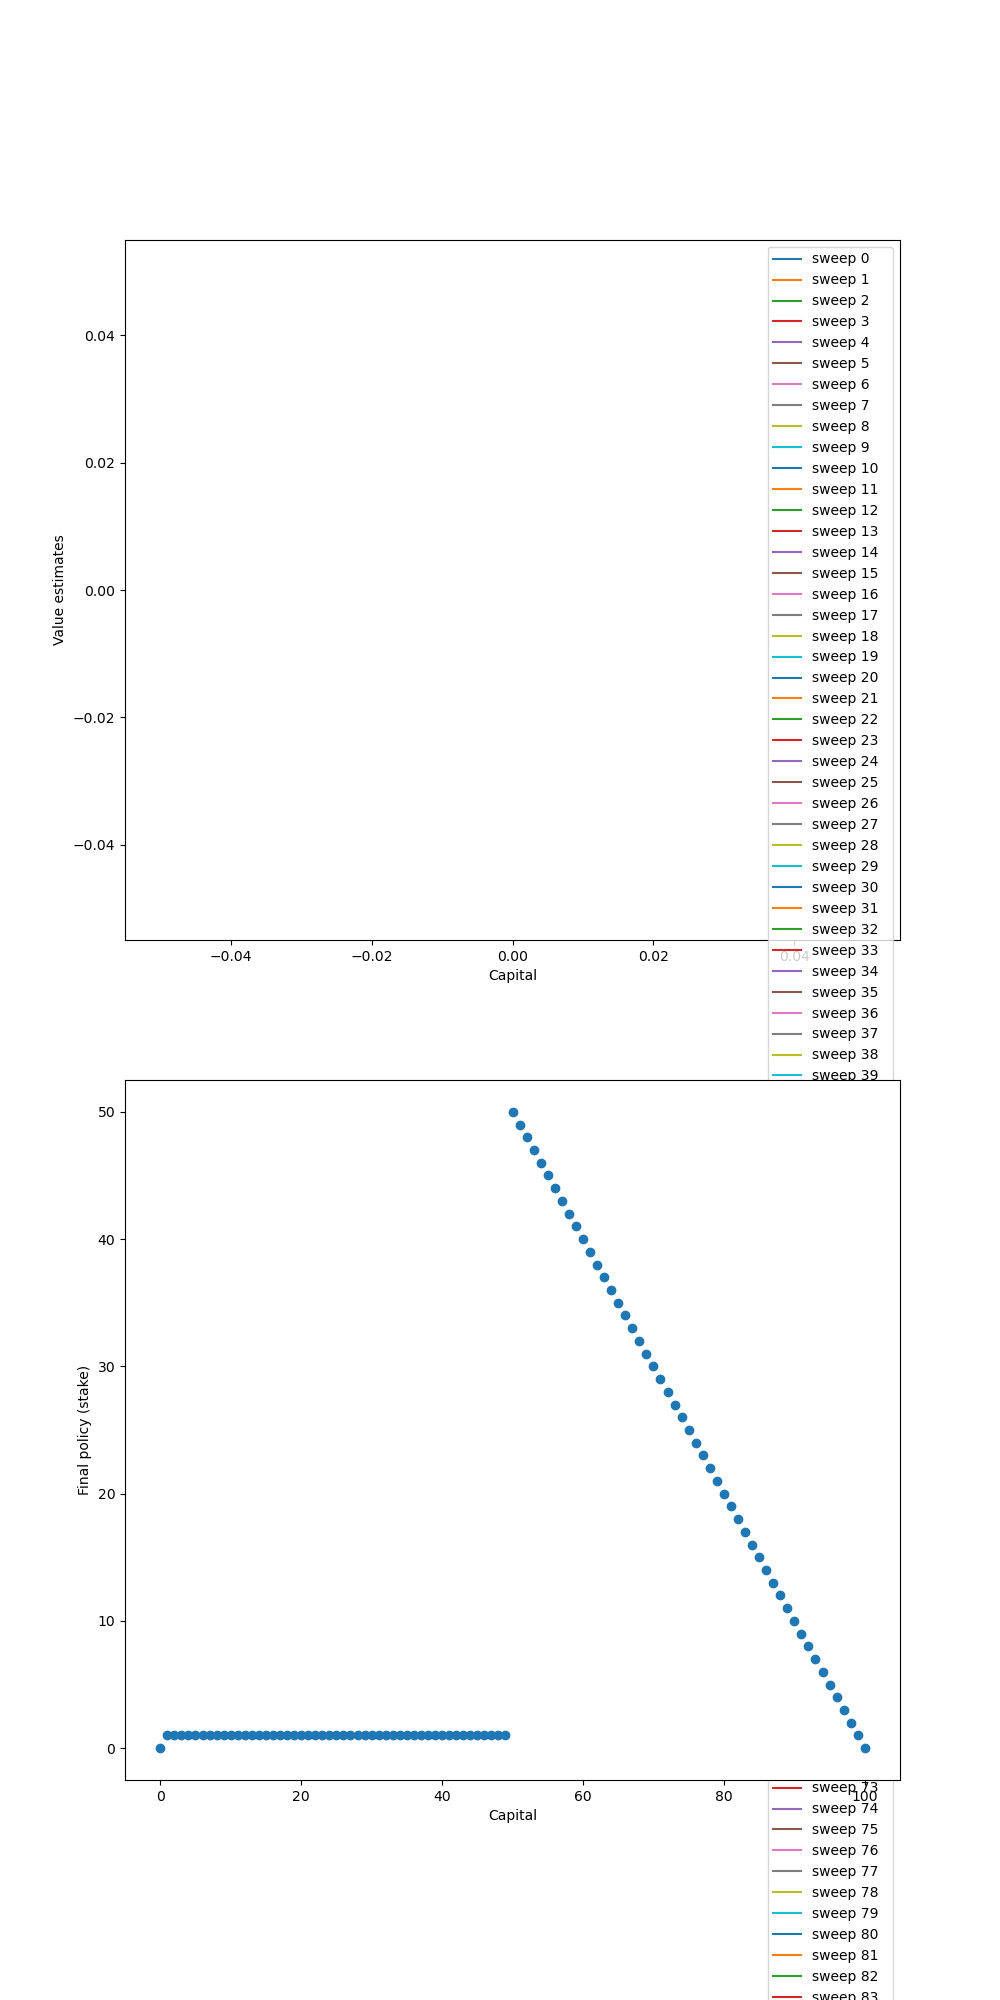

Generate this figure with Python:
import numpy as np
import matplotlib.pyplot as plt

GOAL = 100
# For convenience, we introduce 2 dummy states: 0 and terminal state
states = np.arange(0, GOAL + 1)
rewards = {'terminal': 1, 'non-terminal': 0}
HEAD_PROB = 0.4
GAMMA = 1  # discount factor


def value_iteration(theta):
    V = np.zeros(states.shape)
    V_set = []
    policy = np.zeros(V.shape)

    while True:
        delta = 0
        V_set.append(V.copy())
        for state in states[1:GOAL]:

            old_value = V[state].copy()

            actions = np.arange(0, min(state, GOAL - state) + 1)
            new_value = 0
            for action in actions:
                next_head_state = state + action
                next_tail_state = state - action
                head_reward = rewards['terminal'] if next_head_state == GOAL else rewards['non-terminal']
                tail_reward = rewards['non-terminal']
                value = HEAD_PROB * (head_reward + GAMMA * V[next_head_state]) + \
                    (1 - HEAD_PROB) * (tail_reward + GAMMA * V[next_tail_state])
                if value > new_value:
                    new_value = value

            V[state] = new_value
            delta = max(delta, abs(old_value - V[state]))
            print('Max value changed: ', delta)

        if delta < theta:
            V_set.append(V)
            break

    for state in states[1:GOAL]:
        values = []
        actions = np.arange(min(state, 100 - state) + 1)
        for action in actions:
            next_head_state = states[state] + action
            next_tail_state = states[state] - action
            head_reward = rewards['terminal'] if next_head_state == GOAL else rewards['non-terminal']
            tail_reward = rewards['non-terminal']
            values.append(HEAD_PROB * (head_reward + GAMMA * V[next_head_state]) +
                          (1 - HEAD_PROB) * (tail_reward + GAMMA * V[next_tail_state]))
        policy[state] = actions[np.argmax(np.round(values[1:], 4)) + 1]

    return V_set, policy


if __name__ == '__main__':
    theta = 1e-13
    value_funcs, optimal_policy = value_iteration(theta)
    optimal_value = value_funcs[-1]
    print(optimal_value)

    plt.figure(figsize=(10, 20))
    plt.subplot(211)
    for sweep, value in enumerate(value_funcs):
        plt.plot(value, label='sweep {}'.format(sweep))
    plt.xlabel('Capital')
    plt.ylabel('Value estimates')
    plt.legend(loc='best')
    plt.subplot(212)
    plt.scatter(states, optimal_policy)
    plt.xlabel('Capital')
    plt.ylabel('Final policy (stake)')

    # plt.savefig('./gambler.png')
    plt.close()
